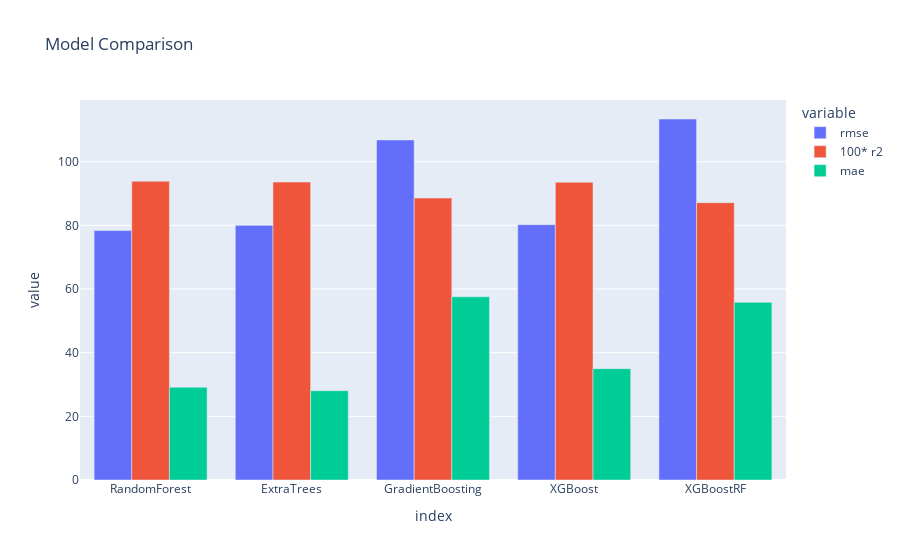

The notebook cell saved with this chart:
### Code cell
fig = px.bar(pd.DataFrame(performance, index=trees.keys()), barmode='group', title='Model Comparison')
fig.show()

### Figure 1 — Plotly figure (JSON) as saved in the notebook; plotly's stock layout.template omitted (floating-point values rounded to 4 significant figures)
{"data": [{"alignmentgroup": "True", "hovertemplate": "variable=rmse<br>index=%{x}<br>value=%{y}<extra></extra>", "legendgroup": "rmse", "marker": {"color": "#636efa"}, "name": "rmse", "offsetgroup": "rmse", "orientation": "v", "showlegend": true, "textposition": "auto", "type": "bar", "x": ["RandomForest", "ExtraTrees", "GradientBoosting", "XGBoost", "XGBoostRF"], "xaxis": "x", "y": [78.38, 80.0, 106.8, 80.22, 113.4], "yaxis": "y"}, {"alignmentgroup": "True", "hovertemplate": "variable=100* r2<br>index=%{x}<br>value=%{y}<extra></extra>", "legendgroup": "100* r2", "marker": {"color": "#EF553B"}, "name": "100* r2", "offsetgroup": "100* r2", "orientation": "v", "showlegend": true, "textposition": "auto", "type": "bar", "x": ["RandomForest", "ExtraTrees", "GradientBoosting", "XGBoost", "XGBoostRF"], "xaxis": "x", "y": [93.85, 93.59, 88.57, 93.55, 87.12], "yaxis": "y"}, {"alignmentgroup": "True", "hovertemplate": "variable=mae<br>index=%{x}<br>value=%{y}<extra></extra>", "legendgroup": "mae", "marker": {"color": "#00cc96"}, "name": "mae", "offsetgroup": "mae", "orientation": "v", "showlegend": true, "textposition": "auto", "type": "bar", "x": ["RandomForest", "ExtraTrees", "GradientBoosting", "XGBoost", "XGBoostRF"], "xaxis": "x", "y": [29.14, 28.06, 57.55, 34.98, 55.81], "yaxis": "y"}], "layout": {"barmode": "group", "legend": {"title": {"text": "variable"}, "tracegroupgap": 0}, "title": {"text": "Model Comparison"}, "xaxis": {"anchor": "y", "domain": [0, 1], "title": {"text": "index"}}, "yaxis": {"anchor": "x", "domain": [0, 1], "title": {"text": "value"}}}}
